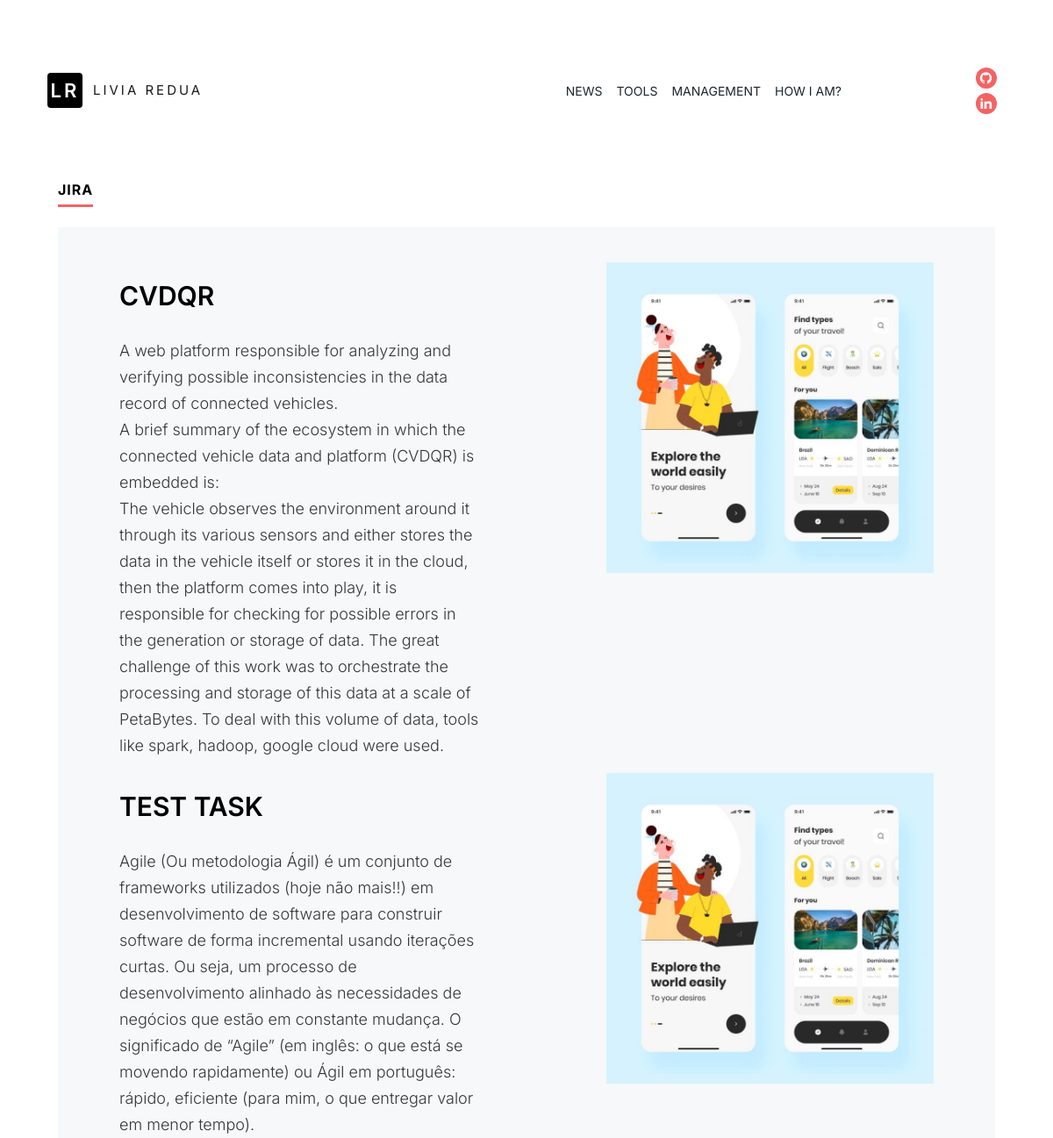
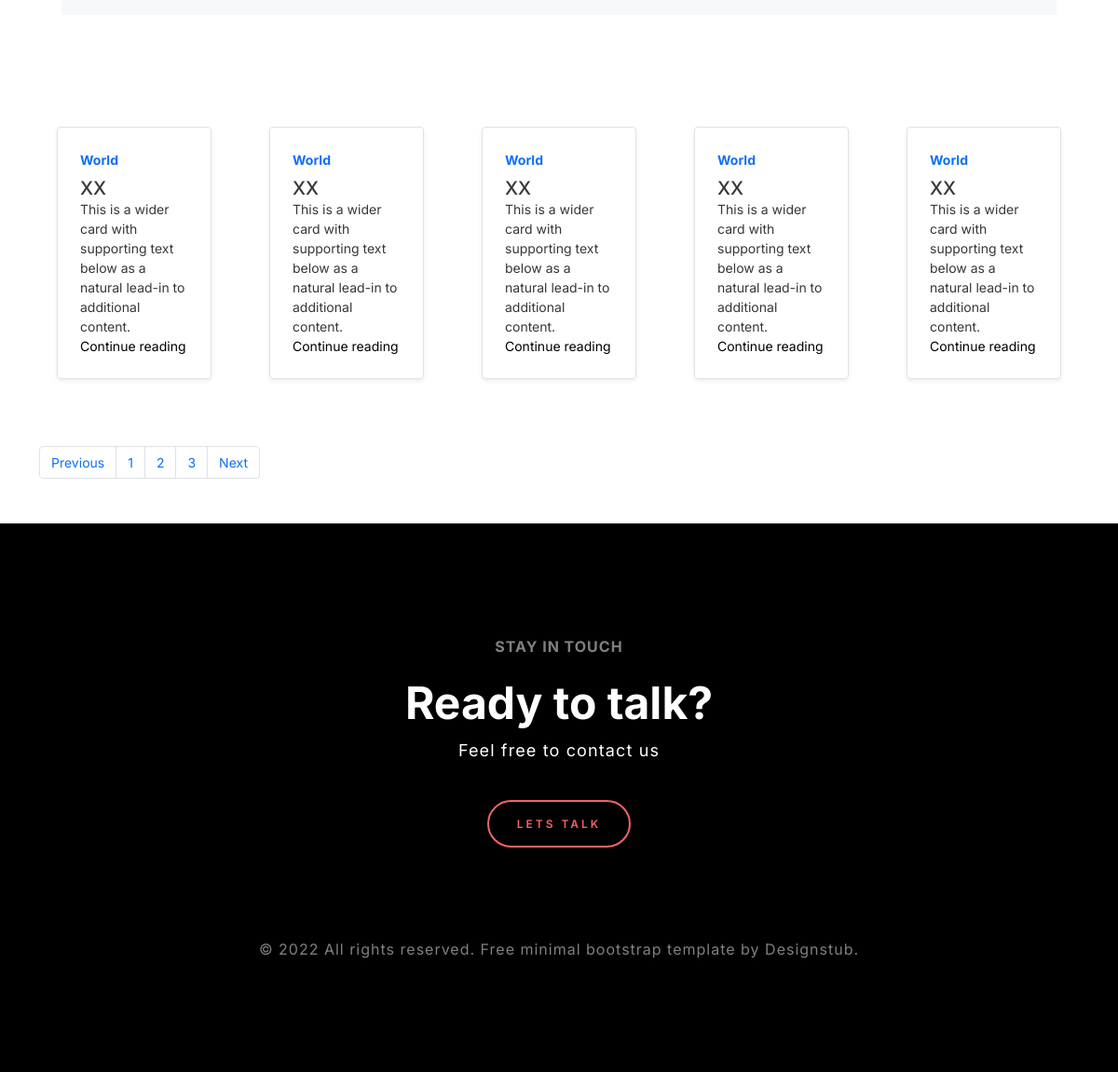
/tools/, run on the app's committed database (2 pictures, top to bottom).
### blog/models.py (models this page shows, shortened)
class Profile(models.Model):
    first_name = models.CharField('Nome',max_length=30)
    last_name = models.CharField('Sobrenome',max_length=30)
    birth = models.IntegerField('Data de Nascimento')
    linkedin = models.CharField('Likedin',max_length=50)
    gitHub = models.CharField('GitHub',max_length=50)

class LatestWorks(models.Model):
    workTilte = models.CharField('Work Tilte ',max_length=30)
    description = models.TextField('Description')
    isRedirect: models.BooleanField(default=False)

### blog/views.py (the view)
# urls.py: path('tools/', tools, name='tools')
def tools(request):
    profile = Profile.objects.get(id=1)
    WorkExperience_col1, WorkExperience_col2, nCols = formatExperience()
    data = {
        'profile': {
            'first_name': profile.first_name,
            'last_name': profile.last_name,
            'birth': profile.birth,
            'linkedin': profile.linkedin,
            'gitHub': profile.gitHub
        },
        'workExperience_col_1': [
            {
                'timeRange': obj.timeRange,
                'officename': obj.officename,
                'department': obj.department,
                'description': obj.description,
                'complements': [comp.complemtText for comp in WorkExperienceComplements.objects.filter(idWork_id=obj.id)]
            } for obj in WorkExperience_col1
        ],
        'workExperience_col_2': [
            {
                'timeRange': obj.timeRange,
                'officename': obj.officename,
                'department': obj.department,
                'description': obj.description,
                'complements': [comp.complemtText for comp in WorkExperienceComplements.objects.filter(idWork_id=obj.id)]
            } for obj in WorkExperience_col2
        ] if nCols else None,
        'latestWorks': [{'title': obj.workTilte, 'description': obj.description} for obj in LatestWorks.objects.all()]
    }
    return render(request, 'tools.html', data)

### blog/templates/tools.html (shortened to what this page needs)
{% load static %}
<!doctype html>
<html lang="en">
<head>
    <link href="https://cdn.jsdelivr.net/npm/remixicon@2.5.0/fonts/remixicon.css" rel="stylesheet">
    <link href="https://cdn.jsdelivr.net/npm/bootstrap@5.0.2/dist/css/bootstrap.min.css" rel="stylesheet"
>
    <link href="https://unpkg.com/aos@2.3.1/dist/aos.css" rel="stylesheet">
    <link href="../static/assets/css/main.css" rel="stylesheet">
</head>
<body>
    <header class="ds-header" id="site-header">
        <div class="container">
            <div class="ds-header-inner">
                <div class="col-11">
                    <nav class="navbar navbar-light bg-lignt navbar-expand-lg">
                        <div class="container-fluid">
                            <div class="col-7">
                                <a class="navbar-brand ds-logo" href={% url 'news' %}>
                                    <span>LR</span>{{profile.first_name}} {{profile.last_name}}
                            </div>
                            <div class="col-5">
                                <div class="collapse navbar-collapse" id="navbarNav">
                                    <ul class="navbar-nav ">
                                        <li class="nav-item">
                                            <a class="nav-link text-dark" href={% url 'news' %}>NEWS</a>
                                        </li>
                                        <li class="nav-item">
                                            <a class="nav-link text-dark" href={% url 'tools' %}>TOOLS</a>
                                        </li>
                                        <li class="nav-item">
                                            <a class="nav-link text-dark" href="#">MANAGEMENT</a>
                                        </li>
                                        <li class="nav-item">
                                            <a class="nav-link text-dark" href={% url 'about' %}>HOW I AM?</a>
                                        </li>
                                    </ul>
                                </div>
                            </div>
                        </div>
                    </nav>
                </div>
                <div class="col-1">
                    <ul class="ds-social row">
                        <li class="row justify-content-center"><a href="{{profile.gitHub}}" target="_blank"><i
                                    class="ri-github-fill"></i></a></li>
                        <li class="row justify-content-center"><a href="{{profile.linkedin}}" target="_blank"><i
                                    class="ri-linkedin-fill"></i></a></li>
                    </ul>
                </div>
            </div>
        </div>
    </header>
    <main class="ds-main-section">
        <div class="container">
            <div class="ds-work-details-section">
                <div class="row justify-content-center">
                    <div class="ds-work-section">
                        <div class="container">
                            <h2 class="ds-heading">Jira</h2>
                            <div class="ds-work-list-section">
                                <div class="ds-work-list">
                                    {% for lw in latestWorks %}
                                    <div class="row">
                                        <div class="col-12 col-sm-12 col-md-7 col-lg-7 col-xl-7 col-xxl-7">
                                            <section>
                                                <h3 class="ds-work-tilte">{{lw.title}}</h3>
                                                {% autoescape off %}
                                                <p>{{lw.description}}</p>
                                                {% endautoescape %}
                                            </section>
                                        </div>
                                        <div class="col-12 col-sm-12 col-md-5 col-lg-5 col-xl-5 col-xxl-5">
                                            <figure><img src="../static/assets/images/work-1.jpg"></figure>
                                        </div>
                                    </div>
                                    {% endfor %}
                                </div>
                            </div>
                        </div>
                    </div>
                    <div id="carouselExampleSlidesOnly" class="carousel slide" data-bs-ride="carousel">
                        <div class="carousel-inner">
                          <div class="carousel-item" data-bs-interval="2000">
                            <div class="row">
                                <div class="col-md-2" style="margin: 0 auto 0 auto;">
                                    <div
                                        class="row g-0 border rounded overflow-hidden flex-md-row mb-4 shadow-sm h-md-250 position-relative">
                                        <div class="col p-4 d-flex flex-column position-static">
                                            <strong class="d-inline-block mb-2 text-primary">World</strong>
                                            <h5 class="mb-0">XX</h5>
                                            <p class="card-text mb-auto">This is a wider card with supporting text
                                                below as a natural lead-in to additional content.</p>
                                            <a href="https://getbootstrap.com/docs/5.2/examples/blog/#"
                                                class="stretched-link">Continue reading</a>
                                        </div>
                                    </div>
                                </div>
                                <div class="col-md-2" style="margin: 0 auto 0 auto;">
                                    <div
                                        class="row g-0 border rounded overflow-hidden flex-md-row mb-4 shadow-sm h-md-250 position-relative">
                                        <div class="col p-4 d-flex flex-column position-static">
                                            <strong class="d-inline-block mb-2 text-primary">World</strong>
                                            <h5 class="mb-0">XX</h5>
                                            <p class="card-text mb-auto">This is a wider card with supporting text
                                                below as a natural lead-in to additional content.</p>
                                            <a href="https://getbootstrap.com/docs/5.2/examples/blog/#"
                                                class="stretched-link">Continue reading</a>
                                        </div>
                                    </div>
                                </div>
                                <div class="col-md-2" style="margin: 0 auto 0 auto;">
                                    <div
                                        class="row g-0 border rounded overflow-hidden flex-md-row mb-4 shadow-sm h-md-250 position-relative">
                                        <div class="col p-4 d-flex flex-column position-static">
                                            <strong class="d-inline-block mb-2 text-primary">World</strong>
                                            <h5 class="mb-0">XX</h5>
                                            <p class="card-text mb-auto">This is a wider card with supporting text
                                                below as a natural lead-in to additional content.</p>
                                            <a href="https://getbootstrap.com/docs/5.2/examples/blog/#"
                                                class="stretched-link">Continue reading</a>
                                        </div>
                                    </div>
                                </div>
                                <div class="col-md-2" style="margin: 0 auto 0 auto;">
                                    <div
                                        class="row g-0 border rounded overflow-hidden flex-md-row mb-4 shadow-sm h-md-250 position-relative">
                                        <div class="col p-4 d-flex flex-column position-static">
                                            <strong class="d-inline-block mb-2 text-primary">World</strong>
                                            <h5 class="mb-0">XX</h5>
                                            <p class="card-text mb-auto">This is a wider card with supporting text
                                                below as a natural lead-in to additional content.</p>
                                            <a href="https://getbootstrap.com/docs/5.2/examples/blog/#"
                                                class="stretched-link">Continue reading</a>
                                        </div>
                                    </div>
                                </div>
                                <div class="col-md-2" style="margin: 0 auto 0 auto;">
                                    <div
                                        class="row g-0 border rounded overflow-hidden flex-md-row mb-4 shadow-sm h-md-250 position-relative">
                                        <div class="col p-4 d-flex flex-column position-static">
                                            <strong class="d-inline-block mb-2 text-primary">World</strong>
                                            <h5 class="mb-0">XX</h5>
                                            <p class="card-text mb-auto">This is a wider card with supporting text
                                                below as a natural lead-in to additional content.</p>
                                            <a href="https://getbootstrap.com/docs/5.2/examples/blog/#"
                                                class="stretched-link">Continue reading</a>
                                        </div>
                                    </div>
                                </div>
                            </div>
                          </div>
                        </div>
                      </div>
                    <nav aria-label="Page navigation example" class="mb-5 mt-5">
                        <ul class="pagination">
                          <li class="page-item"><a class="page-link" href="#">Previous</a></li>
                          <li class="page-item"><a class="page-link" href="#">1</a></li>
                          <li class="page-item"><a class="page-link" href="#">2</a></li>
                          <li class="page-item"><a class="page-link" href="#">3</a></li>
                          <li class="page-item"><a class="page-link" href="#">Next</a></li>
                        </ul>
                    </nav>
                </div>
            </div>
        </div>
    </main>
    <footer class="ds-footer text-center">
        <div class="container">
            <section>
                <span>Stay in touch</span>
                <h4>Ready to talk?</h4>
                <p>Feel free to contact us</p>
                <a href="mailto:test@test.com" class="ds-button">Lets Talk</a>
            </section>
            <span class="ds-copyright">© 2022 All rights reserved. Free minimal bootstrap template by <a
                    href="https://designstub.com/" target="_blank">Designstub</a>.</span>
        </div>
    </footer>
</body>
</html>

### data on the page
Profile: first_name "LIVIA", last_name "REDUA"
LatestWorks: title "CVDQR", description "A web platform responsible for analyzing and verifying possible inconsistencies in the data record of connected vehicles. A brief summary of the ecosystem in which the connected vehicle data and platform (CVDQR) is embedded is: The vehicle observes the environment around it through its various sensors and either stores the data in the vehicle itself or stores it in the cloud, then the platform comes into play, it is responsible for checking for possible errors in the generation or storage of data. The great challenge of this work was to orchestrate the processing and storage of this data at a scale of PetaBytes. To deal with this volume of data, tools like spark, hadoop, google cloud were…"
LatestWorks: title "TEST TASK", description "Agile (Ou metodologia Ágil) é um conjunto de frameworks utilizados (hoje não mais!!) em desenvolvimento de software para construir software de forma incremental usando iterações curtas. Ou seja, um processo de desenvolvimento alinhado às necessidades de negócios que estão em constante mudança. O significado de “Agile” (em inglês: o que está se movendo rapidamente) ou Ágil em português: rápido, eficiente (para mim, o que entregar valor em menor tempo)."
